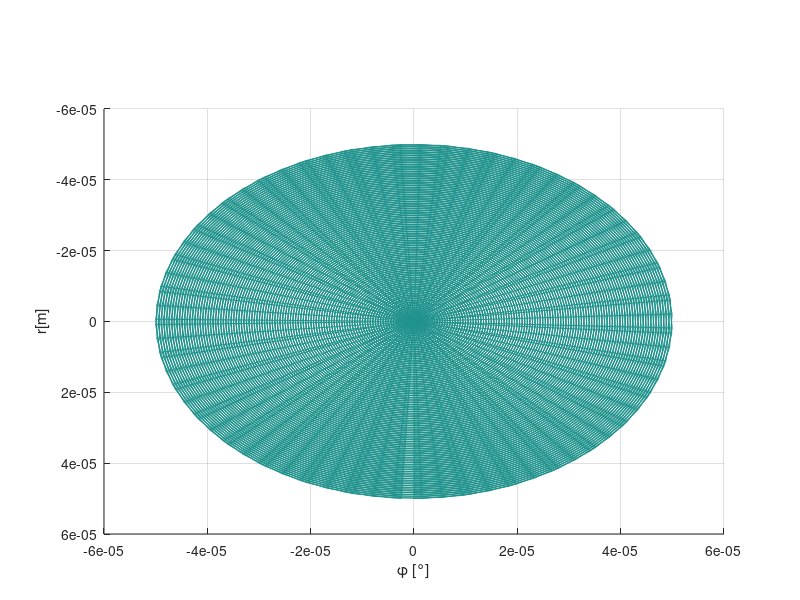

Write MATLAB code to recreate this figure. (Note: this script raises an error after producing the figure.)
clear all;
clf;

% % % Simulación del modelo de haz de luz
c = 3e8;
eps0 = 8.85* (10^-12); %%Epsilon al vacío
epsr = 4.7; %Permitividad relativa
eps = eps0*epsr;

miu0 = 4*pi*(10^-7);
miur = 1;
miu = miu0*miur;

%%Para el núcleo
a = 50e-6; %radio del núcleo
r = 0 : 0.5e-6 : a; %radio
phi = 0: 0.188: 6*pi;
%%%%%%%%%%%%%%%%%%%%%%%%%%%%%%%%%%%
[PHI1,R1] = meshgrid(phi,r);
v = 1/sqrt(miu*eps);
%%Aplicando las condiciones en frontera para el modo TMnm (Hz=0,fc=)
pnm = [
    2.4 3.8 5.1 6.18;
    5.52 7.01 8.4 9.2;
    8.65 10.17 11.6 13.01;
    11.7 13.3 14.79 16.2
    ];

n = 0;
m = 1;

for n = 1: 4
   for m = 1: 3
       
        fc_TMnm = (pnm(n,m)*v)/(2*pi*a);
        f0 = fc_TMnm + 200e9; %Para f0>fc_TMnm pero f0 < al siguiente modo fcTMnm
        omega = 2*pi*f0;

        lambdac_TMnm = v/(fc_TMnm);
        BetaLambda_TMnm = omega*sqrt(eps*miu)*sqrt(1-((fc_TMnm/f0)^2));
        omegac = 2*pi*fc_TMnm; %Frecuencia de corte (Pasa alto) del modo TM01
        kc = pnm(n,m)/a;
        h_TMnm = kc;
        X_TMnm = h_TMnm.*r;
        z_TMnm = lambdac_TMnm*2; %Multiplos del doble de la longitud de onda, z = 0-5m,0-10m,0-100m (dependiendo)

        t_TMnm = 1;

        coeficiente = (i*((miu/eps)^(1/2))*(n-1)*(f0/fc_TMnm)) / (kc*a);

        for ind = 1:length(X_TMnm)
            for jnd = 1:length(phi)
                Er_TMnm(ind,jnd) = coeficiente*besselj((n-1),X_TMnm(ind))*(sin((n-1)*phi(jnd))- cos((n-1)*phi(jnd))) * exp(i*BetaLambda_TMnm*z_TMnm) * exp(i*omegac*t_TMnm); 
            end
        end


        [x3,y3,z3] = pol2cart(PHI1,R1,real(Er_TMnm));

        figure();
        mesh(x3,y3,z3);
        view(90,90);
        xlabel('r[m]');
        ylabel('\phi [°]');
        zlabel("E_r{TM"+(n-1)+m+"}");
        title("E_r{TM"+(n-1)+m+"}, z ="+z_TMnm+"m, t = "+t_TMnm+"s");
   end
end




